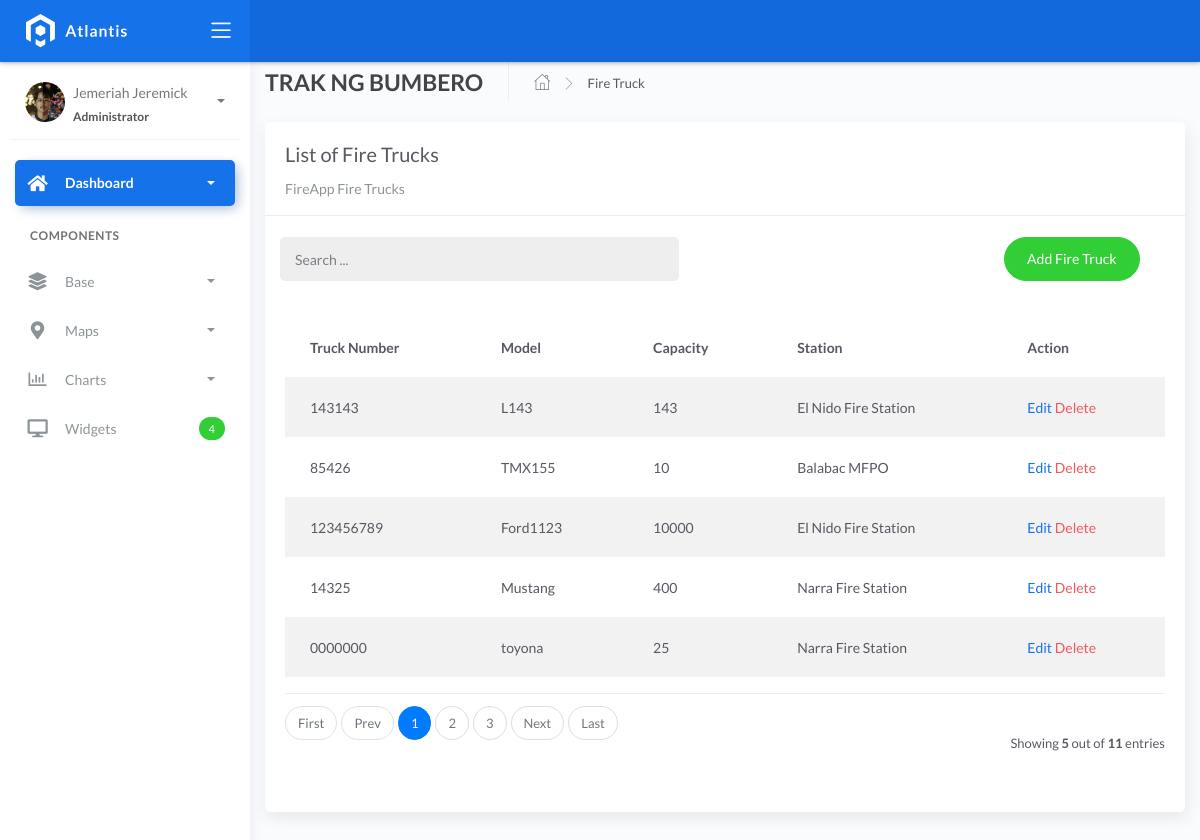
The page /firetrucklist on the database its author committed.
### fire/models.py (models this page shows, shortened)
class BaseModel(models.Model):
    created_at = models.DateTimeField(auto_now_add=True, db_index=True)
    updated_at = models.DateTimeField(auto_now=True)
    class Meta:
        abstract = True

class FireTruck(BaseModel):
    truck_number = models.CharField(max_length=150)
    model = models.CharField(max_length=150)
    capacity = models.CharField(max_length=150)
    station = models.ForeignKey(FireStation, on_delete=models.CASCADE)

class FireStation(BaseModel):
    name = models.CharField(max_length=150)
    latitude = models.DecimalField(
        max_digits=22, decimal_places=16, null=True, blank=True)
    longitude = models.DecimalField(
        max_digits=22, decimal_places=16, null=True, blank=True)
    address = models.CharField(max_length=150)
    city = models.CharField(max_length=150)
    country = models.CharField(max_length=150)
    def __str__(self):
        return self.name

### fire/views.py (the view)
# urls.py: path('firetrucklist', FireTruckList.as_view(), name='firetruck-list'),
class FireTruckList(ListView):
    model = FireTruck
    context_object_name = 'firetruck'
    template_name = "firetrucklist.html"
    paginate_by = 5
    def get_queryset(self, *args, **kwargs):
        qs = super(FireTruckList, self).get_queryset(*args, **kwargs)
        if self.request.GET.get("q") != None:
            query = self.request.GET.get('q')
            qs = qs.filter(Q(truck_number__icontains=query) |
            Q(model__icontains=query) | Q(capacity__icontains=query) | Q(station__name__icontains=query))
        return qs

### templates/firetrucklist.html (shortened to what this page needs)
{% extends 'base.html' %} {% load static %} {% block content %}
<div class="content">
  <div class="container-fluid">
    <div class="page-header">
      <h4 class="page-title">TRAK NG BUMBERO</h4>
      <ul class="breadcrumbs">
        <li class="nav-home">
          <a href="{% url 'home' %}">
            <i class="flaticon-home"></i>
          </a>
        </li>
        <li class="separator">
          <i class="flaticon-right-arrow"></i>
        </li>
        <li class="nav-item">
          <a href="#">Fire Truck</a>
        </li>
      </ul>
    </div>
    <div class="row">
      <div class="col-md-12">
        <div class="card">
          <div class="card-header">
            <div class="card-title">List of Fire Trucks</div>
            <div class="card-category">FireApp Fire Trucks</div>
          </div>
          <br />
          <div class="col-md-12 row">
            <div class="col-md-6">
              <form
                action=""
                class="navbar-left navbar-form nav-search mr-md-3"
                action="{% url 'firetruck-list' %}"
              >
                <div class="input-group">
                  <input
                    type="text"
                    placeholder="Search ..."
                    class="form-control"
                    name="q"
                  />
                  <div class="input-group-append">
                    <span class="input-group-text">
                    </span>
                  </div>
                </div>
              </form>
            </div>
            <div class="col-md-6">
              <div class="pull-right">
                <a
                  href="{% url 'firetruck-add' %}"
                  class="btn btn-success btn-rounded"
                  >Add Fire Truck</a
                >
              </div>
            </div>
          </div>
          <div class="card-body">
            <table class="table table-striped mt-3">
              <thead>
                <tr>
                  <th scope="col">Truck Number</th>
                  <th scope="col">Model</th>
                  <th scope="col">Capacity</th>
                  <th scope="col">Station</th>
                  <th scope="col">Action</th>
                </tr>
              </thead>
              <tbody>
                {% for object in object_list %}
                <tr>
                  <td>{{ object.truck_number }}</td>
                  <td>{{ object.model }}</td>
                  <td>{{ object.capacity }}</td>
                  <td>{{ object.station }}</td>
                  <td>
                    <a href="firetrucklist/{{ object.id }}">Edit</a>
                    <a
                      href="firetrucklist/{{ object.id }}/delete"
                      class="text-danger"
                      >Delete</a
                    >
                  </td>
                </tr>
                {% endfor %}
              </tbody>
            </table>
            {% include 'includes/pagination.html' %}
          </div>
        </div>
      </div>
    </div>
  </div>
</div>
{% endblock %}

### rows shown on the page
FireTruck: truck_number "143143", model "L143", capacity "143", station "El Nido Fire Station"
FireTruck: truck_number "85426", model "TMX155", capacity "10", station "Balabac MFPO"
FireTruck: truck_number "123456789", model "Ford1123", capacity "10000", station "El Nido Fire Station"
FireTruck: truck_number "14325", model "Mustang", capacity "400", station "Narra Fire Station"
FireTruck: truck_number "0000000", model "toyona", capacity "25", station "Narra Fire Station"

### other values the page prints
{{ page_num }} "1"
{{ page_num }} "2" "3"
{{ object_list.count }} "5"
{{ paginator.count }} "11"
